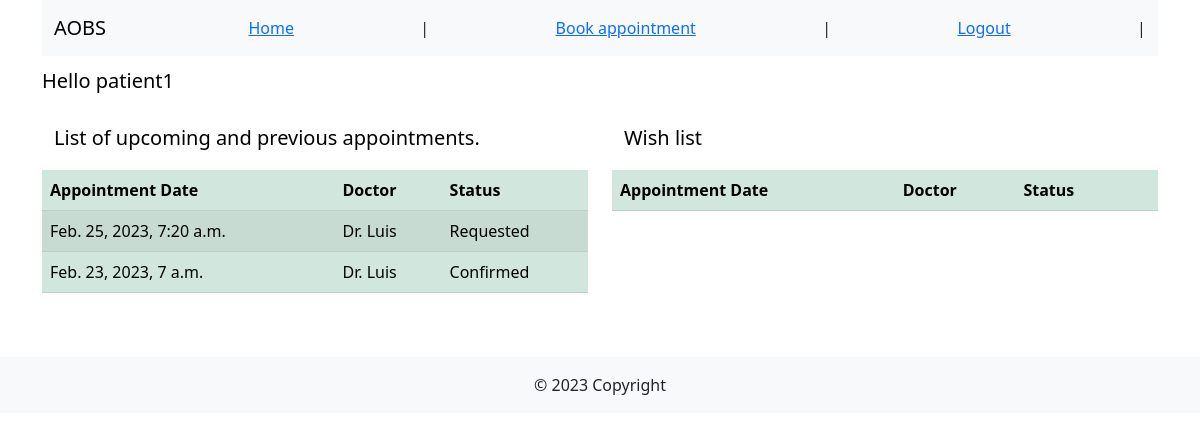
The page /home/ (signed in) on the database as committed earlier.
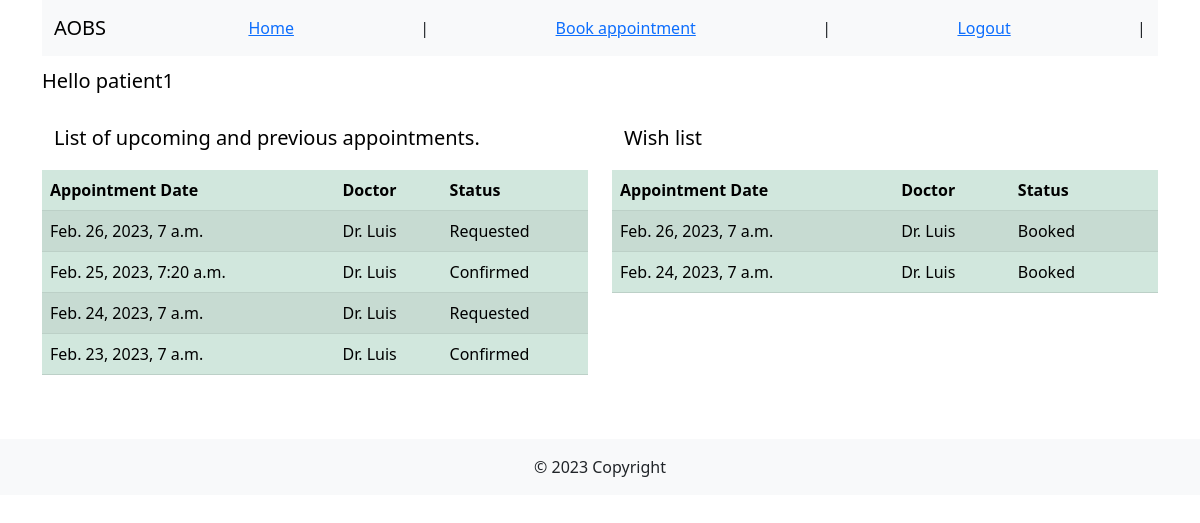
The same page on the database as committed later.
### appointments_app/models.py (models this page shows, shortened)
class Appointment(models.Model):
    patient = models.ForeignKey(Patient, on_delete=models.CASCADE)
    doctor = models.ForeignKey(Doctor, on_delete=models.CASCADE)
    appointment_date = models.DateTimeField(blank=False)
    symptoms = models.CharField(max_length=256, blank=False)
    request_date = models.DateTimeField(default = timezone.now)#(default=timezone.now())#(blank=False, auto_now_add=True)
    appointment_status = models.ForeignKey(
        AppointmentStatus, on_delete=models.CASCADE, to_field='status', default='Requested')
    class Meta:
        constraints = [models.UniqueConstraint(
            fields=['doctor', 'appointment_date', 'appointment_status'],
            condition=Q(appointment_status='Requested') | Q(appointment_status='Confirmed'),
            name='unique_appointment')]

class AppointmentStatus(models.Model):
    status = models.CharField(max_length=256, blank=False, unique=True)
    def __str__(self):
        return f'{self.status}'

class WishList(models.Model):
    patient = models.ForeignKey(Patient, on_delete=models.CASCADE)
    doctor = models.ForeignKey(Doctor, on_delete=models.CASCADE)
    appointment_date = models.DateTimeField(blank=False)
    symptoms = models.CharField(max_length=256, blank=False)
    request_date = models.DateTimeField(default = timezone.now)#(default=timezone.now())#(blank=False, auto_now_add=True)
    wishlist_status = models.ForeignKey(
        WishListStatus, on_delete=models.CASCADE, to_field='status', default='Waiting')
    class Meta:
        constraints = [models.UniqueConstraint(
            fields=['patient','doctor', 'appointment_date', 'wishlist_status'],
            condition=Q(wishlist_status='Waiting') | Q(wishlist_status='Available')| Q(wishlist_status='Booked'),
            name='unique_wishlist_record')]

class WishListStatus(models.Model):
    status = models.CharField(max_length=256, blank=False, unique=True)
    def __str__(self):
        return f'{self.status}'

### users_app/models.py (models this page shows, shortened)
class Doctor(models.Model):
    user = models.OneToOneField(User, on_delete=models.CASCADE)
    type = models.ForeignKey(DoctorType, on_delete=models.PROTECT)
    licence_valid = models.BooleanField(blank=False)
    dob = models.DateField(blank=False)
    home_address = models.CharField(max_length=256, blank=False)
    home_phone = models.CharField(max_length=20, blank=False)

### users_app/views.py (the view, shortened to what this page needs)
# urls.py: path('home/', views.home_view, name='home_page'),
@login_required(login_url='users_app:login_page')
def home_view(request):
    if request.user.groups.filter(name='patients').exists():
        try:
            patient = Patient.objects.get(user=request.user)
            appointments = Appointment.objects.filter(patient=patient).order_by('-appointment_date')[:20]
            wishlist = WishList.objects.filter(patient=patient).order_by('-appointment_date')[:20]
        except Patient.DoesNotExist:
            return HttpResponseNotFound("Error: Patient_id not found.")
        except Exception:
            return HttpResponseNotFound("Error: DB error .")
        return render(request,
                      'home_patient.html',
                      context={'user': request.user,
                               'appointments': appointments,
                               'wishlist': wishlist})
    else:
        return HttpResponseNotFound('<h1>No group assigned to the user</h1>')

### users_app/templates/home_patient.html (shortened to what this page needs)
{% extends "./base.html" %}
{% block nav %}
{% include "./nav_patient.html" %}
{% endblock %}
{% block content %}
{% if user.is_authenticated %}
<div class="row">
    <nav class="navbar navbar-light ">
        <div class="container-fluid">
            <p class="navbar-brand mb-1 h1">Hello {{ user.username }} </p>
        </div>
    </nav>
</div>
<div class="row">
    <div class="col">
        <div class="col">
            <nav class="navbar navbar-light ">
                <div class="container-fluid">
                    <span class="navbar-brand mb-1 ">List of upcoming and previous appointments.</span>
                </div>
            </nav>
        </div>
        <table class="table table-success table-striped">
            <thead>
                <tr>
                    <th scope="col">Appointment Date</th>
                    <th scope="col">Doctor</th>
                    <th scope="col">Status</th>
                </tr>
            </thead>
            <tbody>
                {% for appointment in appointments %}
                <tr>
                    <td>{{ appointment.appointment_date }}</th>
                    <td>Dr. {{ appointment.doctor.user.last_name }}</td>
                    <td>{{ appointment.appointment_status }}</td>
                </tr>
                {% endfor %}
            </tbody>
        </table>
    </div>
    <div class="col">
        <nav class="navbar navbar-light ">
            <div class="container-fluid">
                <span class="navbar-brand mb-1 ">Wish list</span>
            </div>
        </nav>
        <table class="table table-success table-striped">
            <thead>
                <tr>
                    <th scope="col">Appointment Date</th>
                    <th scope="col">Doctor</th>
                    <th scope="col">Status</th>
                    <th scope="col"></th>
                </tr>
            </thead>
            <tbody>
                {% for entry in wishlist %}
                <tr>
                    <td>{{ entry.appointment_date }}</td>
                    <td>Dr. {{ entry.doctor.user.last_name }}</td>
                    <td>{{ entry.wishlist_status }}</td>
                    {% if entry.wishlist_status.status == "Available" %}
                    <td>
                        <form action="{% url 'appointments_app:book_appointment' %}" method="post">
                            {% csrf_token %}
                            <input type="hidden" name="doctor" value="{{ entry.doctor.pk }}" />
                            <input type="hidden" name="appointment_date" value="{{ entry.appointment_date|date:'c' }}" />
                            <input type="hidden" name="symptoms" value='{{ entry.symptoms }}' />
                            <button type="submit" class="btn btn-primary">Book</button>
                        </form>
                    </td>
                    {% else %}
                    <td></td>
                    {% endif %}
                </tr>
                {% endfor %}
            </tbody>
        </table>
    </div>
</div>
</div>
{% endif %}
{% endblock %}

### users_app/templates/base.html (shortened to what this page needs)
<!DOCTYPE html>
<html lang="en">
<head>
    <link href="https://cdn.jsdelivr.net/npm/bootstrap@5.3.0-alpha1/dist/css/bootstrap.min.css" rel="stylesheet"
>
</head>
<body>
    <div class="container">
        {% block nav %} There is no content rendered {% endblock %}
        {% block content %} There is no content rendered {% endblock %}
        <footer>
            <div class="text-center p-3 mt-5 bg-light">
                © 2023 Copyright
            </div>
        </footer>
</body>
</html>

### users_app/templates/nav_patient.html
<nav class="navbar navbar-expand-lg navbar-light bg-light">
    <div class="container-fluid">
        <a class="navbar-brand" href="#">AOBS</a>
        {% if user.is_authenticated %}
        <a href="{% url 'users_app:home_page' %}">Home</a> |
        <a href="{% url 'appointments_app:doctor_list_view' %}">Book appointment</a> |
        <a href="{% url 'users_app:logout_page' %}">Logout</a> |
        {% else %}
        <a href="{% url 'users_app:registration_page' %}">Register</a>
        {% endif %}
    </div>
</nav>

Rows that differ between the two databases and show on the page:
added Appointment: appointment_date "Feb. 26, 2023, 7 a.m.", doctor.user.last_name "Luis", appointment_status "Requested"
changed Appointment "Feb. 25, 2023, 7:20 a.m.": appointment_status "Requested" → "Confirmed"
added Appointment: appointment_date "Feb. 24, 2023, 7 a.m.", doctor.user.last_name "Luis", appointment_status "Requested"
added WishList: appointment_date "Feb. 26, 2023, 7 a.m.", doctor.user.last_name "Luis", wishlist_status "Booked"
added WishList: appointment_date "Feb. 24, 2023, 7 a.m.", doctor.user.last_name "Luis", wishlist_status "Booked"
